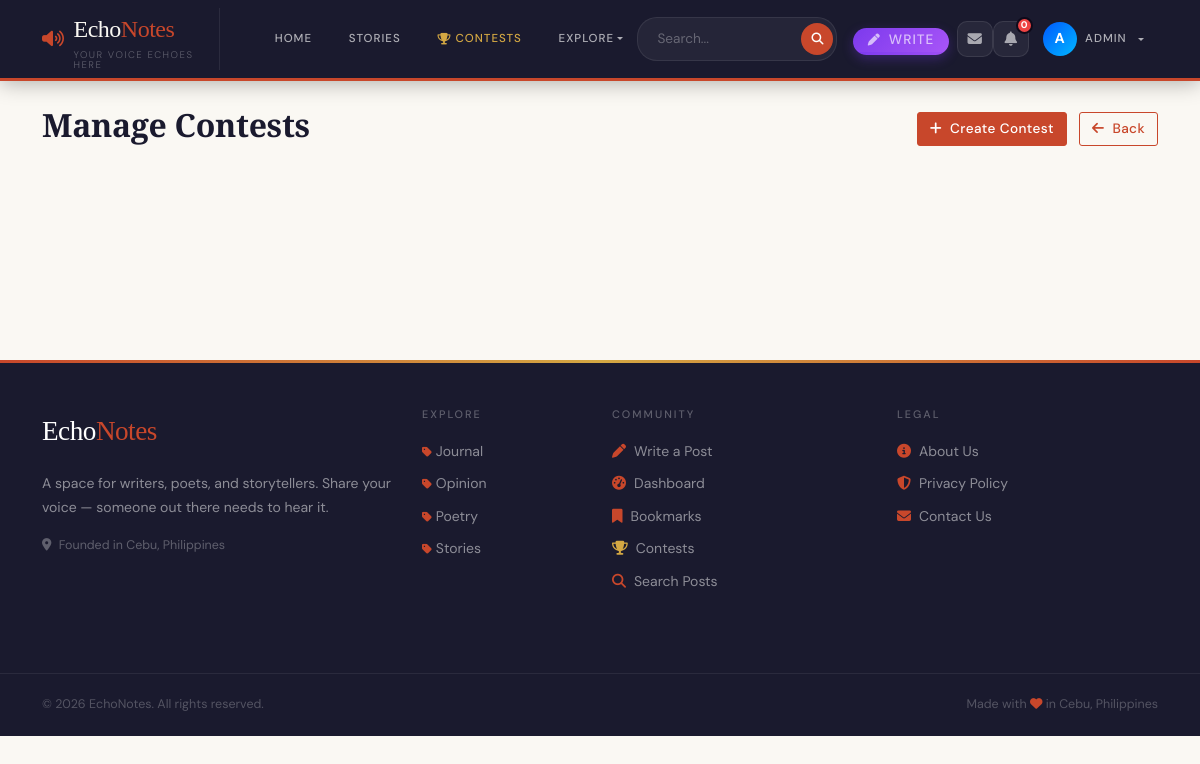
Page /manage/contests/ (signed in) on the committed database.
### blog/models.py (models this page shows, shortened)
class Category(models.Model):
    name = models.CharField(max_length=100, unique=True)
    slug = models.SlugField(max_length=100, unique=True)
    description = models.TextField(blank=True)
    class Meta:
        verbose_name_plural = 'Categories'
        ordering = ['name']

### blog/views.py (the view)
# urls.py: path('manage/contests/', views.manage_contests, name='manage-contests'),
@admin_required
def manage_contests(request):
    return render(request, 'manage_contests.html', {'contests': Contest.objects.all().order_by('-created_date')})

### blog/context_processors.py (called while the page is built)
def categories(request):
    from .models import Category
    return {'categories': Category.objects.all()}

### blog/models.py (called while the page is built)
    def total_entries(self):
        return self.entries.count()

### blog/templates/manage_contests.html (shortened to what this page needs)
{% extends 'base.html' %}
{% block content %}
<div class="container py-4">
    <div class="d-flex justify-content-between align-items-center mb-4">
        <h2>Manage Contests</h2>
        <div>
            <a href="{% url 'create-contest' %}" class="btn btn-primary me-2">
                <i class="fas fa-plus me-2"></i>Create Contest
            </a>
            <a href="{% url 'admin-dashboard' %}" class="btn btn-outline-primary">
                <i class="fas fa-arrow-left me-2"></i>Back
            </a>
        </div>
    </div>
</div>
{% endblock %}

### blog/templates/base.html (shortened to what this page needs)
<!DOCTYPE html>
<html lang="en">
<head>
    <link href="https://cdn.jsdelivr.net/npm/bootstrap@5.3.0/dist/css/bootstrap.min.css" rel="stylesheet">
    <link rel="stylesheet" href="https://cdnjs.cloudflare.com/ajax/libs/font-awesome/6.4.0/css/all.min.css">
    {% load static %}
    <link rel="stylesheet" href="{% static 'css/style.css' %}?v=1.0.1">
<body>
<nav class="echonav navbar navbar-expand-lg">
    <div class="container">
        <a class="echo-brand" href="{% url 'landing' %}">
            <i class="fas fa-volume-up" style="color:var(--accent);font-size:1.1rem"></i>
            <div>
                Echo<span>Notes</span>
                <small>Your voice echoes here</small>
            </div>
        </a>
        <div class="collapse navbar-collapse" id="navbarNav">
            <ul class="navbar-nav me-auto mb-2 mb-lg-0 align-items-lg-center" style="gap: 0.5rem; margin-left: 1.5rem;">
                <li class="nav-item">
                    <a class="nav-link" href="{% url 'landing' %}">Home</a>
                </li>
                <li class="nav-item">
                    <a class="nav-link" href="{% url 'story-list' %}">Stories</a>
                </li>
                <li class="nav-item">
                    <a class="nav-link highlight" href="{% url 'contest-list' %}">
                        <i class="fas fa-trophy me-1" style="color:var(--gold)"></i>Contests
                    </a>
                </li>
                <li class="nav-item dropdown">
                    <a class="nav-link dropdown-toggle" href="#" id="exploreDropdown" role="button" data-bs-toggle="dropdown" aria-expanded="false">
                        Explore
                    </a>
                </li>
            </ul>
            <div class="d-flex align-items-lg-center gap-3">
                <form class="echo-search d-flex align-items-center m-0" action="{% url 'search' %}" method="GET" style="background: rgba(255,255,255,0.05); border-radius: 20px; padding: 3px; border: 1px solid rgba(255,255,255,0.08);">
                    <input type="search" name="q" placeholder="Search..." required class="border-0 bg-transparent text-white px-3" style="outline: none; font-size: 0.85rem; width: 160px;">
                    <button type="submit" class="border-0 rounded-circle d-flex justify-content-center align-items-center" style="background: var(--accent); width: 32px; height: 32px; color: white;"><i class="fas fa-search" style="font-size: 0.75rem;"></i></button>
                </form>
                <ul class="navbar-nav align-items-lg-center m-0">
                    {% if user.is_authenticated %}
                        <li class="nav-item me-2 d-none d-lg-block">
                            <a class="nav-link py-1 px-3 text-white" href="{% url 'create-post' %}" style="background: linear-gradient(135deg, #7c3aed, #a855f7); border-radius: 20px; font-size: 0.85rem; font-weight: 500; display: inline-flex; align-items: center; box-shadow: 0 4px 12px rgba(124,58,237,0.3);">
                                <i class="fas fa-pen me-2" style="font-size: 0.75rem;"></i> Write
                            </a>
                        </li>
                        {% if user.is_authenticated %}
                        <li class="nav-item">
                          <a href="{% url 'inbox' %}" class="notif-icon-btn" title="Messages" style="text-decoration:none">
                            <i class="fas fa-envelope"></i>
                          </a>
                        </li>
                        <li class="nav-item" style="position:relative">
                          <button id="notif-bell-btn" class="notif-icon-btn" title="Notifications">
                            <i class="fas fa-bell"></i>
                            <span id="notif-badge" class="notif-badge" style="display:none">0</span>
                          </button>
                        </li>
                        {% endif %}
                        <li class="nav-item dropdown">
                            <a class="nav-link dropdown-toggle d-flex align-items-center gap-2" href="#" id="profileDropdown" role="button" data-bs-toggle="dropdown" aria-expanded="false" style="padding: 0.2rem 1rem;">
                                <div class="rounded-circle d-flex justify-content-center align-items-center" style="width: 34px; height: 34px; background: linear-gradient(135deg,rgb(0, 89, 255),rgb(0, 183, 255)); color: white; font-weight: bold; font-size: 0.9rem;">
                                    {{ user.username|make_list|first|upper }}
                                </div>
                                <span class="d-none d-lg-block">{{ user.username }}</span>
                            </a>
                        </li>
                    {% endif %}
                </ul>
            </div>
        </div>
    </div>
</nav>
<main>
    {% block content %}{% endblock %}
</main>
<footer class="echo-footer mt-5">
    <div class="container py-5">
        <div class="row">
            <div class="col-lg-4 mb-4">
                <div class="echo-footer-brand mb-3">Echo<span>Notes</span></div>
                <p style="color:rgba(255,255,255,0.5);font-size:0.875rem;line-height:1.7">
                    A space for writers, poets, and storytellers.
                    Share your voice — someone out there needs to hear it.
                </p>
                <p style="color:rgba(255,255,255,0.3);font-size:0.78rem">
                    <i class="fas fa-map-marker-alt me-1"></i> Founded in Cebu, Philippines
                </p>
            </div>
            <div class="col-lg-2 col-md-4 mb-4">
    <h6>Explore</h6>
    <ul class="list-unstyled mb-0">
        {% for category in categories %}
            <li style="margin-bottom:0.5rem;">
                <a href="{% url 'category-posts' category.slug %}">
                    <i class="fas fa-tag me-1" style="font-size:0.7rem;color:var(--accent)"></i>{{ category.name }}
                </a>
            </li>
        {% empty %}
            <li><a href="{% url 'landing' %}">All Posts</a></li>
        {% endfor %}
    </ul>
    </div>
            <div class="col-lg-3 col-md-4 mb-4">
                <h6>Community</h6>
                {% if user.is_authenticated %}
                    <a href="{% url 'create-post' %}"><i class="fas fa-pen me-2" style="color:var(--accent)"></i>Write a Post</a>
                    <a href="{% url 'dashboard' %}"><i class="fas fa-tachometer-alt me-2" style="color:var(--accent)"></i>Dashboard</a>
                    <a href="{% url 'my-bookmarks' %}"><i class="fas fa-bookmark me-2" style="color:var(--accent)"></i>Bookmarks</a>
                    <a href="{% url 'contest-list' %}"><i class="fas fa-trophy me-2" style="color:var(--gold)"></i>Contests</a>
                {% endif %}
                <a href="{% url 'search' %}?q="><i class="fas fa-search me-2" style="color:var(--accent)"></i>Search Posts</a>
            </div>
            <div class="col-lg-3 col-md-4 mb-4">
                <h6>Legal</h6>
                <a href="{% url 'about' %}"><i class="fas fa-info-circle me-2" style="color:var(--accent)"></i>About Us</a>
                <a href="{% url 'privacy-policy' %}"><i class="fas fa-shield-alt me-2" style="color:var(--accent)"></i>Privacy Policy</a>
                <a href="{% url 'contact' %}"><i class="fas fa-envelope me-2" style="color:var(--accent)"></i>Contact Us</a>
            </div>
        </div>
    </div>
    <div class="echo-footer-bottom">
        <div class="container d-flex justify-content-between flex-wrap gap-2">
            <span>© {% now "Y" %} EchoNotes. All rights reserved.</span>
            <span>Made with <i class="fas fa-heart" style="color:var(--accent)"></i> in Cebu, Philippines</span>
        </div>
    </div>
</footer>
</body>
</html>

### blog/templates/base.html (style rules this page uses)
.notif-icon-btn { width: 36px; height: 36px; border-radius: 10px; background: rgba(255,255,255,0.06); border: 1px solid rgba(255,255,255,0.09); color: rgba(255,255,255,0.6); display: flex; align-items: center; justify-content: center; font-size: 0.9rem; cursor: pointer; position: relative; transition: all 0.18s; text-decoration: none; }
.notif-badge { position: absolute; top: -5px; right: -5px; min-width: 17px; height: 17px; border-radius: 50%; background: #ef4444; color: white; font-size: 0.6rem; font-weight: 700; font-family: 'DM Sans', sans-serif; display: flex !important; align-items: center; justify-content: center; border: 2px solid #0f0a1a; padding: 0 3px; }

### rows in the picture
Category: name "Journal"
Category: name "Opinion"
Category: name "Poetry"
Category: name "Stories"

### other values in the picture
{{ user.username|make_list|first|upper }} "A"
{{ user.username }} "ADMIN"
